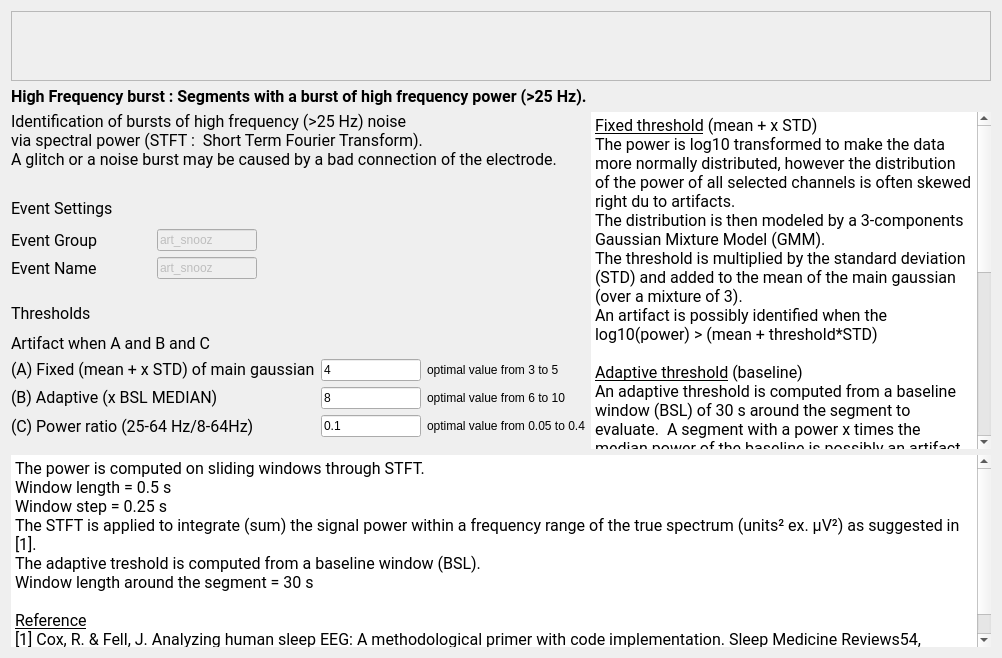
<?xml version="1.0" encoding="UTF-8"?>
<ui version="4.0">
 <class>HighFreqBurstStep</class>
 <widget class="QWidget" name="HighFreqBurstStep">
  <property name="geometry">
   <rect>
    <x>0</x>
    <y>0</y>
    <width>1002</width>
    <height>658</height>
   </rect>
  </property>
  <property name="windowTitle">
   <string>Form</string>
  </property>
  <property name="styleSheet">
   <string notr="true">font: 12pt &quot;Roboto&quot;;</string>
  </property>
  <layout class="QVBoxLayout" name="verticalLayout_2">
   <item>
    <widget class="QScrollArea" name="scrollArea">
     <property name="sizePolicy">
      <sizepolicy hsizetype="Expanding" vsizetype="Preferred">
       <horstretch>0</horstretch>
       <verstretch>0</verstretch>
      </sizepolicy>
     </property>
     <property name="widgetResizable">
      <bool>true</bool>
     </property>
     <widget class="QWidget" name="scrollAreaWidgetContents">
      <property name="geometry">
       <rect>
        <x>0</x>
        <y>0</y>
        <width>1543</width>
        <height>182</height>
       </rect>
      </property>
      <layout class="QHBoxLayout" name="horizontalLayout">
       <item>
        <widget class="QLabel" name="label_10">
         <property name="text">
          <string/>
         </property>
         <property name="pixmap">
          <pixmap resource="high_freq_noise_res.qrc">:/high_freq_noise/burst_noise.png</pixmap>
         </property>
         <property name="alignment">
          <set>Qt::AlignCenter</set>
         </property>
        </widget>
       </item>
      </layout>
     </widget>
    </widget>
   </item>
   <item>
    <widget class="QLabel" name="label_9">
     <property name="maximumSize">
      <size>
       <width>16777215</width>
       <height>30</height>
      </size>
     </property>
     <property name="font">
      <font>
       <family>Roboto</family>
       <pointsize>12</pointsize>
       <weight>50</weight>
       <italic>false</italic>
       <bold>false</bold>
      </font>
     </property>
     <property name="text">
      <string>&lt;html&gt;&lt;head/&gt;&lt;body&gt;&lt;p&gt;&lt;span style=&quot; font-weight:600;&quot;&gt;High Frequency burst : Segments with a burst of high frequency power (&amp;gt;25 Hz).&lt;/span&gt;&lt;/p&gt;&lt;/body&gt;&lt;/html&gt;</string>
     </property>
    </widget>
   </item>
   <item>
    <layout class="QHBoxLayout" name="horizontalLayout_2">
     <item>
      <layout class="QVBoxLayout" name="verticalLayout">
       <item>
        <widget class="QLabel" name="label_6">
         <property name="font">
          <font>
           <family>Roboto</family>
           <pointsize>12</pointsize>
           <weight>50</weight>
           <italic>false</italic>
           <bold>false</bold>
          </font>
         </property>
         <property name="text">
          <string>Identification of bursts of high frequency (&gt;25 Hz) noise
via spectral power (STFT :  Short Term Fourier Transform).
A glitch or a noise burst may be caused by a bad connection of the electrode.</string>
         </property>
        </widget>
       </item>
       <item>
        <spacer name="verticalSpacer_2">
         <property name="orientation">
          <enum>Qt::Vertical</enum>
         </property>
         <property name="sizeType">
          <enum>QSizePolicy::Fixed</enum>
         </property>
         <property name="sizeHint" stdset="0">
          <size>
           <width>508</width>
           <height>18</height>
          </size>
         </property>
        </spacer>
       </item>
       <item>
        <widget class="QLabel" name="label_4">
         <property name="minimumSize">
          <size>
           <width>0</width>
           <height>30</height>
          </size>
         </property>
         <property name="maximumSize">
          <size>
           <width>16777215</width>
           <height>30</height>
          </size>
         </property>
         <property name="font">
          <font>
           <family>Roboto</family>
           <pointsize>12</pointsize>
           <weight>50</weight>
           <italic>false</italic>
           <bold>false</bold>
          </font>
         </property>
         <property name="text">
          <string>Event Settings</string>
         </property>
        </widget>
       </item>
       <item>
        <layout class="QHBoxLayout" name="horizontalLayout_3">
         <item>
          <layout class="QFormLayout" name="formLayout">
           <item row="0" column="0">
            <widget class="QLabel" name="label_3">
             <property name="minimumSize">
              <size>
               <width>140</width>
               <height>0</height>
              </size>
             </property>
             <property name="maximumSize">
              <size>
               <width>210</width>
               <height>16777215</height>
              </size>
             </property>
             <property name="font">
              <font>
               <family>Roboto</family>
               <pointsize>12</pointsize>
               <weight>50</weight>
               <italic>false</italic>
               <bold>false</bold>
              </font>
             </property>
             <property name="text">
              <string>Event Group</string>
             </property>
            </widget>
           </item>
           <item row="0" column="1">
            <widget class="QLineEdit" name="group_lineEdit">
             <property name="enabled">
              <bool>false</bool>
             </property>
             <property name="maximumSize">
              <size>
               <width>100</width>
               <height>16777215</height>
              </size>
             </property>
             <property name="toolTip">
              <string>In which &quot;Event Group&quot; the detected artifact are added (how they will be written to  the annotation file). Go to the general Detectors Settings to edit the group.</string>
             </property>
             <property name="text">
              <string>art_snooz</string>
             </property>
            </widget>
           </item>
           <item row="1" column="0">
            <widget class="QLabel" name="label_7">
             <property name="minimumSize">
              <size>
               <width>140</width>
               <height>0</height>
              </size>
             </property>
             <property name="font">
              <font>
               <family>Roboto</family>
               <pointsize>12</pointsize>
               <weight>50</weight>
               <italic>false</italic>
               <bold>false</bold>
              </font>
             </property>
             <property name="text">
              <string>Event Name</string>
             </property>
            </widget>
           </item>
           <item row="1" column="1">
            <widget class="QLineEdit" name="name_burst_lineEdit">
             <property name="enabled">
              <bool>false</bool>
             </property>
             <property name="maximumSize">
              <size>
               <width>100</width>
               <height>16777215</height>
              </size>
             </property>
             <property name="toolTip">
              <string>The event name of the detected artifact (how they will be wrtten to the annotation file).  Go to the general Detectors Settings to edit the name.</string>
             </property>
             <property name="text">
              <string>art_snooz</string>
             </property>
            </widget>
           </item>
          </layout>
         </item>
         <item>
          <spacer name="horizontalSpacer">
           <property name="orientation">
            <enum>Qt::Horizontal</enum>
           </property>
           <property name="sizeHint" stdset="0">
            <size>
             <width>40</width>
             <height>20</height>
            </size>
           </property>
          </spacer>
         </item>
        </layout>
       </item>
       <item>
        <spacer name="verticalSpacer">
         <property name="orientation">
          <enum>Qt::Vertical</enum>
         </property>
         <property name="sizeType">
          <enum>QSizePolicy::Fixed</enum>
         </property>
         <property name="sizeHint" stdset="0">
          <size>
           <width>380</width>
           <height>13</height>
          </size>
         </property>
        </spacer>
       </item>
       <item>
        <widget class="QLabel" name="label">
         <property name="minimumSize">
          <size>
           <width>0</width>
           <height>30</height>
          </size>
         </property>
         <property name="maximumSize">
          <size>
           <width>16777215</width>
           <height>30</height>
          </size>
         </property>
         <property name="font">
          <font>
           <family>Roboto</family>
           <pointsize>12</pointsize>
           <weight>50</weight>
           <italic>false</italic>
           <bold>false</bold>
          </font>
         </property>
         <property name="text">
          <string>Thresholds</string>
         </property>
        </widget>
       </item>
       <item>
        <widget class="QLabel" name="label_8">
         <property name="font">
          <font>
           <family>Roboto</family>
           <pointsize>12</pointsize>
           <weight>50</weight>
           <italic>false</italic>
           <bold>false</bold>
          </font>
         </property>
         <property name="text">
          <string>Artifact when A and B and C</string>
         </property>
        </widget>
       </item>
       <item>
        <layout class="QGridLayout" name="gridLayout">
         <item row="0" column="0">
          <widget class="QLabel" name="label_5">
           <property name="minimumSize">
            <size>
             <width>140</width>
             <height>0</height>
            </size>
           </property>
           <property name="font">
            <font>
             <family>Roboto</family>
             <pointsize>12</pointsize>
             <weight>50</weight>
             <italic>false</italic>
             <bold>false</bold>
            </font>
           </property>
           <property name="midLineWidth">
            <number>0</number>
           </property>
           <property name="text">
            <string>&lt;html&gt;&lt;head/&gt;&lt;body&gt;&lt;p&gt;(A) Fixed (mean + x STD) of main gaussian&lt;/p&gt;&lt;/body&gt;&lt;/html&gt;</string>
           </property>
           <property name="textFormat">
            <enum>Qt::RichText</enum>
           </property>
          </widget>
         </item>
         <item row="0" column="1">
          <widget class="QLineEdit" name="tresh_fixe_lineEdit">
           <property name="minimumSize">
            <size>
             <width>0</width>
             <height>0</height>
            </size>
           </property>
           <property name="maximumSize">
            <size>
             <width>100</width>
             <height>16777215</height>
            </size>
           </property>
           <property name="toolTip">
            <string>The threshold value to identify the artifact.  Its units is x times the baseline standard deviation.</string>
           </property>
           <property name="text">
            <string>4</string>
           </property>
          </widget>
         </item>
         <item row="0" column="2">
          <widget class="QLabel" name="label_12">
           <property name="text">
            <string>optimal value from 3 to 5</string>
           </property>
          </widget>
         </item>
         <item row="1" column="0">
          <widget class="QLabel" name="label_2">
           <property name="minimumSize">
            <size>
             <width>210</width>
             <height>0</height>
            </size>
           </property>
           <property name="maximumSize">
            <size>
             <width>210</width>
             <height>16777215</height>
            </size>
           </property>
           <property name="font">
            <font>
             <family>Roboto</family>
             <pointsize>12</pointsize>
             <weight>50</weight>
             <italic>false</italic>
             <bold>false</bold>
            </font>
           </property>
           <property name="text">
            <string>&lt;html&gt;&lt;head/&gt;&lt;body&gt;&lt;p&gt;(B) Adaptive (x BSL MEDIAN)&lt;/p&gt;&lt;/body&gt;&lt;/html&gt;</string>
           </property>
           <property name="textFormat">
            <enum>Qt::RichText</enum>
           </property>
          </widget>
         </item>
         <item row="1" column="1">
          <widget class="QLineEdit" name="thresh_adp_lineEdit">
           <property name="maximumSize">
            <size>
             <width>100</width>
             <height>16777215</height>
            </size>
           </property>
           <property name="text">
            <string>8</string>
           </property>
          </widget>
         </item>
         <item row="1" column="2">
          <widget class="QLabel" name="label_13">
           <property name="text">
            <string>optimal value from 6 to 10</string>
           </property>
          </widget>
         </item>
         <item row="2" column="0">
          <widget class="QLabel" name="label_11">
           <property name="font">
            <font>
             <family>Roboto</family>
             <pointsize>12</pointsize>
             <weight>50</weight>
             <italic>false</italic>
             <bold>false</bold>
            </font>
           </property>
           <property name="text">
            <string>(C) Power ratio (25-64 Hz/8-64Hz)</string>
           </property>
          </widget>
         </item>
         <item row="2" column="1">
          <widget class="QLineEdit" name="thresh_ratio_lineEdit">
           <property name="maximumSize">
            <size>
             <width>100</width>
             <height>16777215</height>
            </size>
           </property>
           <property name="text">
            <string>0.1</string>
           </property>
          </widget>
         </item>
         <item row="2" column="2">
          <widget class="QLabel" name="label_14">
           <property name="text">
            <string>optimal value from 0.05 to 0.4</string>
           </property>
          </widget>
         </item>
        </layout>
       </item>
       <item>
        <spacer name="verticalSpacer_3">
         <property name="orientation">
          <enum>Qt::Vertical</enum>
         </property>
         <property name="sizeType">
          <enum>QSizePolicy::Expanding</enum>
         </property>
         <property name="sizeHint" stdset="0">
          <size>
           <width>548</width>
           <height>13</height>
          </size>
         </property>
        </spacer>
       </item>
      </layout>
     </item>
     <item>
      <widget class="QTextEdit" name="textEdit">
       <property name="font">
        <font>
         <family>Roboto</family>
         <pointsize>12</pointsize>
         <weight>50</weight>
         <italic>false</italic>
         <bold>false</bold>
        </font>
       </property>
       <property name="autoFillBackground">
        <bool>true</bool>
       </property>
       <property name="frameShape">
        <enum>QFrame::HLine</enum>
       </property>
       <property name="frameShadow">
        <enum>QFrame::Plain</enum>
       </property>
       <property name="lineWidth">
        <number>0</number>
       </property>
       <property name="readOnly">
        <bool>true</bool>
       </property>
       <property name="html">
        <string>&lt;!DOCTYPE HTML PUBLIC &quot;-//W3C//DTD HTML 4.0//EN&quot; &quot;http://www.w3.org/TR/REC-html40/strict.dtd&quot;&gt;
&lt;html&gt;&lt;head&gt;&lt;meta name=&quot;qrichtext&quot; content=&quot;1&quot; /&gt;&lt;style type=&quot;text/css&quot;&gt;
p, li { white-space: pre-wrap; }
&lt;/style&gt;&lt;/head&gt;&lt;body style=&quot; font-family:'Roboto'; font-size:12pt; font-weight:400; font-style:normal;&quot;&gt;
&lt;p style=&quot; margin-top:0px; margin-bottom:0px; margin-left:0px; margin-right:0px; -qt-block-indent:0; text-indent:0px;&quot;&gt;&lt;span style=&quot; text-decoration: underline;&quot;&gt;Fixed threshold&lt;/span&gt;&lt;span style=&quot; color:#000000;&quot;&gt; (mean + x STD)&lt;/span&gt;&lt;/p&gt;
&lt;p style=&quot; margin-top:0px; margin-bottom:0px; margin-left:0px; margin-right:0px; -qt-block-indent:0; text-indent:0px;&quot;&gt;The power is log10 transformed to make the data more normally distributed, however the distribution of the power of all selected channels is often skewed right du to artifacts.&lt;/p&gt;
&lt;p style=&quot; margin-top:0px; margin-bottom:0px; margin-left:0px; margin-right:0px; -qt-block-indent:0; text-indent:0px;&quot;&gt;The distribution is then modeled by a 3-components Gaussian Mixture Model (GMM).&lt;/p&gt;
&lt;p style=&quot; margin-top:0px; margin-bottom:0px; margin-left:0px; margin-right:0px; -qt-block-indent:0; text-indent:0px;&quot;&gt;The threshold is multiplied by the standard deviation (STD) and added to the mean of the main gaussian (over a mixture of 3).&lt;/p&gt;
&lt;p style=&quot; margin-top:0px; margin-bottom:0px; margin-left:0px; margin-right:0px; -qt-block-indent:0; text-indent:0px;&quot;&gt;An artifact is possibly identified when the log10(power) &amp;gt; (mean + threshold*STD)&lt;/p&gt;
&lt;p style=&quot;-qt-paragraph-type:empty; margin-top:0px; margin-bottom:0px; margin-left:0px; margin-right:0px; -qt-block-indent:0; text-indent:0px;&quot;&gt;&lt;br /&gt;&lt;/p&gt;
&lt;p style=&quot; margin-top:0px; margin-bottom:0px; margin-left:0px; margin-right:0px; -qt-block-indent:0; text-indent:0px;&quot;&gt;&lt;span style=&quot; text-decoration: underline;&quot;&gt;Adaptive threshold&lt;/span&gt; (baseline)&lt;/p&gt;
&lt;p style=&quot; margin-top:0px; margin-bottom:0px; margin-left:0px; margin-right:0px; -qt-block-indent:0; text-indent:0px;&quot;&gt;An adaptive threshold is computed from a baseline window (BSL) of 30 s around the segment to evaluate.  A segment with a power x times the median power of the baseline is possibly an artifact. The adaptive threshold may be too sensitive when the EEG recording does not include much high frequency noise. &lt;/p&gt;
&lt;p style=&quot;-qt-paragraph-type:empty; margin-top:0px; margin-bottom:0px; margin-left:0px; margin-right:0px; -qt-block-indent:0; text-indent:0px;&quot;&gt;&lt;br /&gt;&lt;/p&gt;
&lt;p style=&quot; margin-top:0px; margin-bottom:0px; margin-left:0px; margin-right:0px; -qt-block-indent:0; text-indent:0px;&quot;&gt;&lt;span style=&quot; text-decoration: underline;&quot;&gt;Power ratio threshold&lt;/span&gt; (relative power)&lt;/p&gt;
&lt;p style=&quot; margin-top:0px; margin-bottom:0px; margin-left:0px; margin-right:0px; -qt-block-indent:0; text-indent:0px;&quot;&gt;High frequency bursts can be masked (thus non-disturbing) by a strong low frequency signal. An artifact is possibly identified when the relative power (25-64 Hz)/(8-64 Hz) &amp;gt; threshold.&lt;/p&gt;
&lt;p style=&quot;-qt-paragraph-type:empty; margin-top:0px; margin-bottom:0px; margin-left:0px; margin-right:0px; -qt-block-indent:0; text-indent:0px;&quot;&gt;&lt;br /&gt;&lt;/p&gt;
&lt;p style=&quot; margin-top:0px; margin-bottom:0px; margin-left:0px; margin-right:0px; -qt-block-indent:0; text-indent:0px;&quot;&gt;A segment whose power exceeds the 3 thresholds is considered an artifact.&lt;/p&gt;
&lt;p style=&quot;-qt-paragraph-type:empty; margin-top:0px; margin-bottom:0px; margin-left:0px; margin-right:0px; -qt-block-indent:0; text-indent:0px;&quot;&gt;&lt;br /&gt;&lt;/p&gt;
&lt;p style=&quot; margin-top:0px; margin-bottom:0px; margin-left:0px; margin-right:0px; -qt-block-indent:0; text-indent:0px;&quot;&gt;To reduce the number of false positives, especially during spindles, alpha waves, or beta bursts, please first increase the power ratio threshold value.&lt;/p&gt;
&lt;p style=&quot; margin-top:0px; margin-bottom:0px; margin-left:0px; margin-right:0px; -qt-block-indent:0; text-indent:0px;&quot;&gt;A greater proportion of the signal in the 25-64 Hz frequency band will be needed to mark the segment as an artifact.&lt;/p&gt;&lt;/body&gt;&lt;/html&gt;</string>
       </property>
      </widget>
     </item>
    </layout>
   </item>
   <item>
    <layout class="QHBoxLayout" name="horizontalLayout_4">
     <item>
      <widget class="QTextEdit" name="textEdit_2">
       <property name="maximumSize">
        <size>
         <width>16777215</width>
         <height>16777215</height>
        </size>
       </property>
       <property name="font">
        <font>
         <family>Roboto</family>
         <pointsize>12</pointsize>
         <weight>50</weight>
         <italic>false</italic>
         <bold>false</bold>
        </font>
       </property>
       <property name="autoFillBackground">
        <bool>true</bool>
       </property>
       <property name="frameShape">
        <enum>QFrame::HLine</enum>
       </property>
       <property name="frameShadow">
        <enum>QFrame::Plain</enum>
       </property>
       <property name="lineWidth">
        <number>0</number>
       </property>
       <property name="readOnly">
        <bool>true</bool>
       </property>
       <property name="html">
        <string>&lt;!DOCTYPE HTML PUBLIC &quot;-//W3C//DTD HTML 4.0//EN&quot; &quot;http://www.w3.org/TR/REC-html40/strict.dtd&quot;&gt;
&lt;html&gt;&lt;head&gt;&lt;meta name=&quot;qrichtext&quot; content=&quot;1&quot; /&gt;&lt;style type=&quot;text/css&quot;&gt;
p, li { white-space: pre-wrap; }
&lt;/style&gt;&lt;/head&gt;&lt;body style=&quot; font-family:'Roboto'; font-size:12pt; font-weight:400; font-style:normal;&quot;&gt;
&lt;p style=&quot; margin-top:0px; margin-bottom:0px; margin-left:0px; margin-right:0px; -qt-block-indent:0; text-indent:0px;&quot;&gt;The power is computed on sliding windows through STFT.&lt;/p&gt;
&lt;p style=&quot; margin-top:0px; margin-bottom:0px; margin-left:0px; margin-right:0px; -qt-block-indent:0; text-indent:0px;&quot;&gt;Window length = 0.5 s&lt;/p&gt;
&lt;p style=&quot; margin-top:0px; margin-bottom:0px; margin-left:0px; margin-right:0px; -qt-block-indent:0; text-indent:0px;&quot;&gt;Window step = 0.25 s &lt;/p&gt;
&lt;p style=&quot; margin-top:0px; margin-bottom:0px; margin-left:0px; margin-right:0px; -qt-block-indent:0; text-indent:0px;&quot;&gt;The STFT is applied to integrate (sum) the signal power within a frequency range of the true spectrum (units² ex. µV²) as suggested in [1].&lt;/p&gt;
&lt;p style=&quot; margin-top:0px; margin-bottom:0px; margin-left:0px; margin-right:0px; -qt-block-indent:0; text-indent:0px;&quot;&gt;The adaptive treshold is computed from a baseline window (BSL).&lt;/p&gt;
&lt;p style=&quot; margin-top:0px; margin-bottom:0px; margin-left:0px; margin-right:0px; -qt-block-indent:0; text-indent:0px;&quot;&gt;Window length around the segment = 30 s&lt;/p&gt;
&lt;p style=&quot;-qt-paragraph-type:empty; margin-top:0px; margin-bottom:0px; margin-left:0px; margin-right:0px; -qt-block-indent:0; text-indent:0px;&quot;&gt;&lt;br /&gt;&lt;/p&gt;
&lt;p style=&quot; margin-top:0px; margin-bottom:0px; margin-left:0px; margin-right:0px; -qt-block-indent:0; text-indent:0px;&quot;&gt;&lt;span style=&quot; text-decoration: underline;&quot;&gt;Reference&lt;/span&gt;&lt;/p&gt;
&lt;p style=&quot; margin-top:0px; margin-bottom:0px; margin-left:0px; margin-right:0px; -qt-block-indent:0; text-indent:0px;&quot;&gt;[1] Cox, R. &amp;amp; Fell, J. Analyzing human sleep EEG: A methodological primer with code implementation. Sleep Medicine Reviews54, 101353 (2020).&lt;/p&gt;&lt;/body&gt;&lt;/html&gt;</string>
       </property>
      </widget>
     </item>
    </layout>
   </item>
  </layout>
 </widget>
 <resources>
  <include location="high_freq_noise_res.qrc"/>
  <include location="../../../../../snooz-toolbox/src/main/python/ui/themes/themes.qrc"/>
 </resources>
 <connections/>
 <slots>
  <slot>on_choose()</slot>
  <slot>on_input_format_changed()</slot>
 </slots>
</ui>
